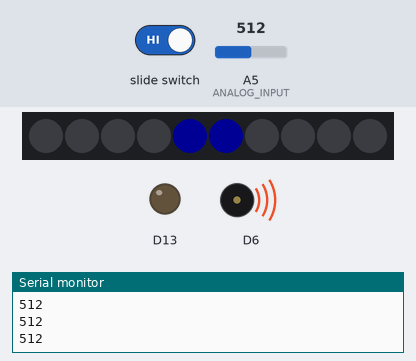
The sketch below on a simulated Adafruit Circuit Playground Express. On the bench: 10 RGB LEDs in strip order, left to right, output pins drawn as LEDs (lit = HIGH), buzzer (waves = sounding), the last lines printed to the serial monitor. The test bench sets the inputs (shaded band); at power-on: A5 (ANALOG_INPUT) = 512. Dim RGB values are drawn brighter than linear.

Above: at 1.25 s.
1.3 s: A5 (ANALOG_INPUT) set to 0
At 1.46 s:
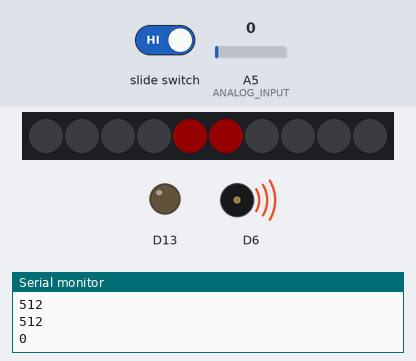
3.1 s: A5 (ANALOG_INPUT) set to 122
5.3 s: slide switch set LOW
At 6.5 s:
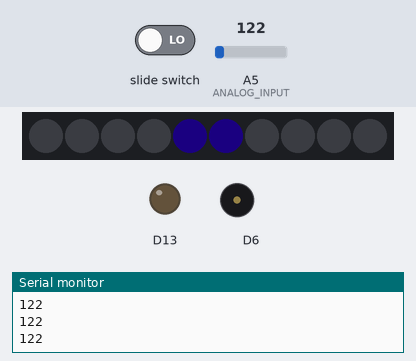
6.8 s: slide switch set HIGH
At 7.0 s:
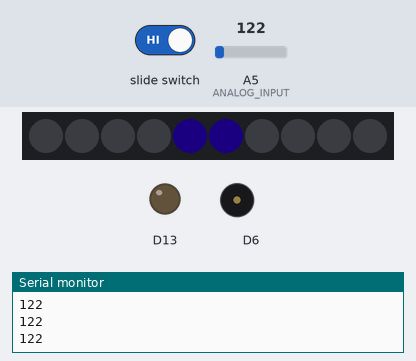
Timing chart, 0 to 9.8 s (numbered marks = the images above; inputs shaded):
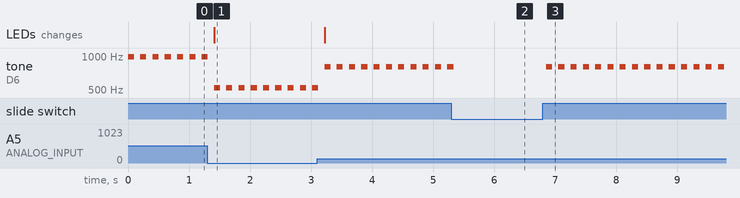

Measured:
- after the input at 1.3 s, the LEDs: change after 0.11 s (image 1)
- after the input at 5.3 s, tone on D6: goes on until 5.3 s, then stays silent
- after the input at 6.8 s, tone on D6: alternates 806 Hz for 0.10 s and silent for 0.10 s, starting after 0.05 s
- by itself, tone on D6: alternates 806 Hz for 0.10 s and silent for 0.10 s

The sketch:

analog_sensors.ino
```cpp
// Project 6: Part 3 "Analog Sensors"

// The purpose of this project was to read values from an analog sensor (e.g., light, sound, temperature),
// then convert that sensor input into a visual and auditory output.

// Group Members: Josh Wild, Dayne Newman
// Group Number: 14 (not sure this is what the bottom of the breadboard said)
// Date: 3/31/2025
// Code written by: Both team members

#include <Adafruit_CircuitPlayground.h>
#include <Wire.h>
#include <SPI.h>

// Change the analog input value below to try different sensors:
#define ANALOG_INPUT  A5  // Specify the analog input to read.
                          // Circuit Playground has the following
                          // inputs available:
                          //  - A0  = temperature sensor / thermistor
                          //  - A4  = sound sensor / microphone
                          //  - A5  = light sensor
                          //  - A7  = pin #6 on board
                          //  - A9  = pin #9 on board
                          //  - A10 = pin #10 on board
                          //  - A11 = pin #12 on board

// These defines set the range of expected analog values.
// This is used to scale the NeoPixels, sound, etc.
#define VALUE_MIN     0
#define VALUE_MAX     200

// These defines set the range of pixel color when mapping
// to the sensor value.
#define COLOR_RED_MIN    255
#define COLOR_GREEN_MIN  0
#define COLOR_BLUE_MIN   0

#define COLOR_RED_MAX    0
#define COLOR_GREEN_MAX  0
#define COLOR_BLUE_MAX   255

// These defines set the range of sound frequencies when
// mapping to the sensor value.
#define TONE_FREQ_MIN    523  // C5 note
#define TONE_FREQ_MAX    988  // B5 note


void setup() {
  // Setup serial port.
  Serial.begin(115200);
  Serial.println("Circuit Playground Analog Sensor Demos!");

  // Setup Circuit Playground library.
  CircuitPlayground.begin();
}

void loop() {
  // Get the sensor sensor value and print it out (can use serial plotter
  // to view realtime graph!).
  uint16_t value = analogRead(ANALOG_INPUT);
  Serial.println(value, DEC);

  // Map the sensor value to a color.
  // Use the range of minimum and maximum sensor values and
  // min/max colors to do the mapping.
  if(value < VALUE_MIN)      value = VALUE_MIN;
  else if(value > VALUE_MAX) value = VALUE_MAX;
  int red   = map(value, VALUE_MIN, VALUE_MAX, COLOR_RED_MIN  , COLOR_RED_MAX);
  int green = map(value, VALUE_MIN, VALUE_MAX, COLOR_GREEN_MIN, COLOR_GREEN_MAX);
  int blue  = map(value, VALUE_MIN, VALUE_MAX, COLOR_BLUE_MIN , COLOR_BLUE_MAX);
  // Gamma correction gives a more linear appearance to brightness ranges
  red   = CircuitPlayground.gamma8(red);
  green = CircuitPlayground.gamma8(green);
  blue  = CircuitPlayground.gamma8(blue);

  // Light up pixel #4 and 5 with the color.
  CircuitPlayground.clearPixels();
  CircuitPlayground.setPixelColor(4, red, green, blue);
  CircuitPlayground.setPixelColor(5, red, green, blue);

  // Map the sensor value to a tone frequency.
  int frequency = map(value, VALUE_MIN, VALUE_MAX, TONE_FREQ_MIN, TONE_FREQ_MAX);

  // Play the tone if the slide switch is turned on (to the left).
  if (CircuitPlayground.slideSwitch()) {
    // Play tone of the mapped frequency value for 100 milliseconds.
    CircuitPlayground.playTone(frequency, 100);
  }

  // Delay for a bit and repeat the loop.
  delay(100); //wait 100 ms
}
```
